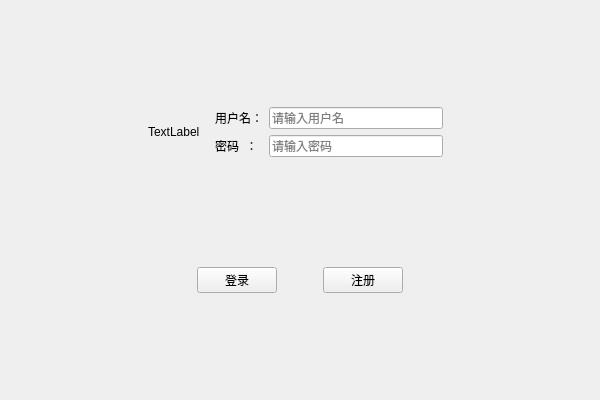
<?xml version="1.0" encoding="UTF-8"?>
<ui version="4.0">
 <class>LogScene</class>
 <widget class="QWidget" name="LogScene">
  <property name="geometry">
   <rect>
    <x>0</x>
    <y>0</y>
    <width>600</width>
    <height>400</height>
   </rect>
  </property>
  <property name="windowTitle">
   <string>GoodHealth</string>
  </property>
  <layout class="QGridLayout" name="gridLayout_2">
   <item row="1" column="2">
    <widget class="QWidget" name="widget" native="true">
     <layout class="QGridLayout" name="gridLayout">
      <item row="1" column="0">
       <widget class="QLabel" name="label_password">
        <property name="text">
         <string>密码  ：</string>
        </property>
       </widget>
      </item>
      <item row="0" column="0">
       <widget class="QLabel" name="label_username">
        <property name="text">
         <string>用户名：</string>
        </property>
       </widget>
      </item>
      <item row="1" column="1">
       <widget class="QLineEdit" name="lineEdit_password">
        <property name="echoMode">
         <enum>QLineEdit::Password</enum>
        </property>
        <property name="placeholderText">
         <string>请输入密码</string>
        </property>
       </widget>
      </item>
      <item row="0" column="1">
       <widget class="QLineEdit" name="lineEdit_username">
        <property name="placeholderText">
         <string>请输入用户名</string>
        </property>
       </widget>
      </item>
     </layout>
    </widget>
   </item>
   <item row="1" column="1">
    <widget class="QLabel" name="label_pixlog">
     <property name="text">
      <string>TextLabel</string>
     </property>
    </widget>
   </item>
   <item row="2" column="1">
    <spacer name="verticalSpacer_5">
     <property name="orientation">
      <enum>Qt::Vertical</enum>
     </property>
     <property name="sizeHint" stdset="0">
      <size>
       <width>20</width>
       <height>40</height>
      </size>
     </property>
    </spacer>
   </item>
   <item row="1" column="3">
    <spacer name="horizontalSpacer_4">
     <property name="orientation">
      <enum>Qt::Horizontal</enum>
     </property>
     <property name="sizeHint" stdset="0">
      <size>
       <width>40</width>
       <height>20</height>
      </size>
     </property>
    </spacer>
   </item>
   <item row="0" column="1">
    <spacer name="verticalSpacer_4">
     <property name="orientation">
      <enum>Qt::Vertical</enum>
     </property>
     <property name="sizeHint" stdset="0">
      <size>
       <width>20</width>
       <height>40</height>
      </size>
     </property>
    </spacer>
   </item>
   <item row="2" column="2">
    <spacer name="verticalSpacer_3">
     <property name="orientation">
      <enum>Qt::Vertical</enum>
     </property>
     <property name="sizeHint" stdset="0">
      <size>
       <width>20</width>
       <height>40</height>
      </size>
     </property>
    </spacer>
   </item>
   <item row="4" column="2">
    <spacer name="verticalSpacer_2">
     <property name="orientation">
      <enum>Qt::Vertical</enum>
     </property>
     <property name="sizeHint" stdset="0">
      <size>
       <width>20</width>
       <height>40</height>
      </size>
     </property>
    </spacer>
   </item>
   <item row="1" column="0">
    <spacer name="horizontalSpacer_5">
     <property name="orientation">
      <enum>Qt::Horizontal</enum>
     </property>
     <property name="sizeHint" stdset="0">
      <size>
       <width>40</width>
       <height>20</height>
      </size>
     </property>
    </spacer>
   </item>
   <item row="3" column="1" colspan="2">
    <widget class="QWidget" name="widget_2" native="true">
     <layout class="QHBoxLayout" name="horizontalLayout">
      <item>
       <spacer name="horizontalSpacer">
        <property name="orientation">
         <enum>Qt::Horizontal</enum>
        </property>
        <property name="sizeHint" stdset="0">
         <size>
          <width>40</width>
          <height>20</height>
         </size>
        </property>
       </spacer>
      </item>
      <item>
       <widget class="QPushButton" name="btn_log">
        <property name="text">
         <string>登录</string>
        </property>
       </widget>
      </item>
      <item>
       <spacer name="horizontalSpacer_3">
        <property name="orientation">
         <enum>Qt::Horizontal</enum>
        </property>
        <property name="sizeHint" stdset="0">
         <size>
          <width>40</width>
          <height>20</height>
         </size>
        </property>
       </spacer>
      </item>
      <item>
       <widget class="QPushButton" name="btn_sign">
        <property name="text">
         <string>注册</string>
        </property>
       </widget>
      </item>
      <item>
       <spacer name="horizontalSpacer_2">
        <property name="orientation">
         <enum>Qt::Horizontal</enum>
        </property>
        <property name="sizeHint" stdset="0">
         <size>
          <width>40</width>
          <height>20</height>
         </size>
        </property>
       </spacer>
      </item>
     </layout>
    </widget>
   </item>
  </layout>
 </widget>
 <resources/>
 <connections/>
</ui>
